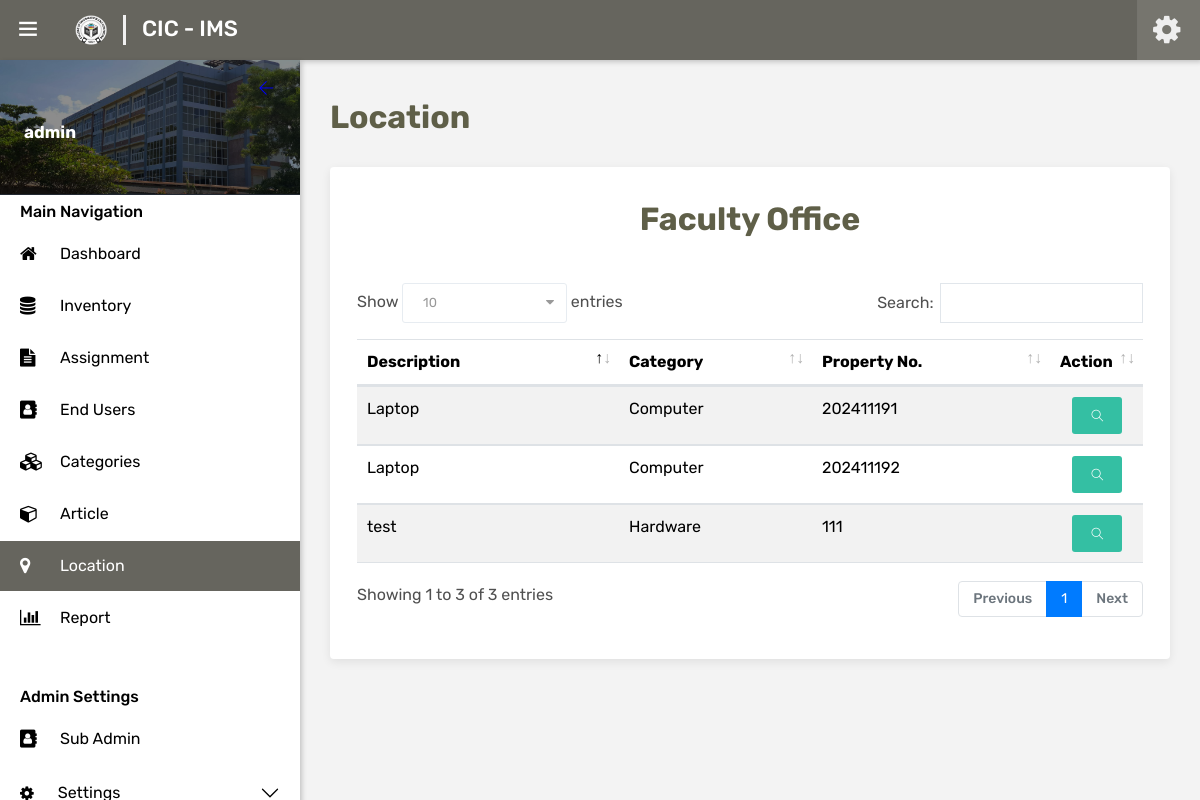
Page /admin/location-view.php?id=6 (signed in) on the earlier database version.
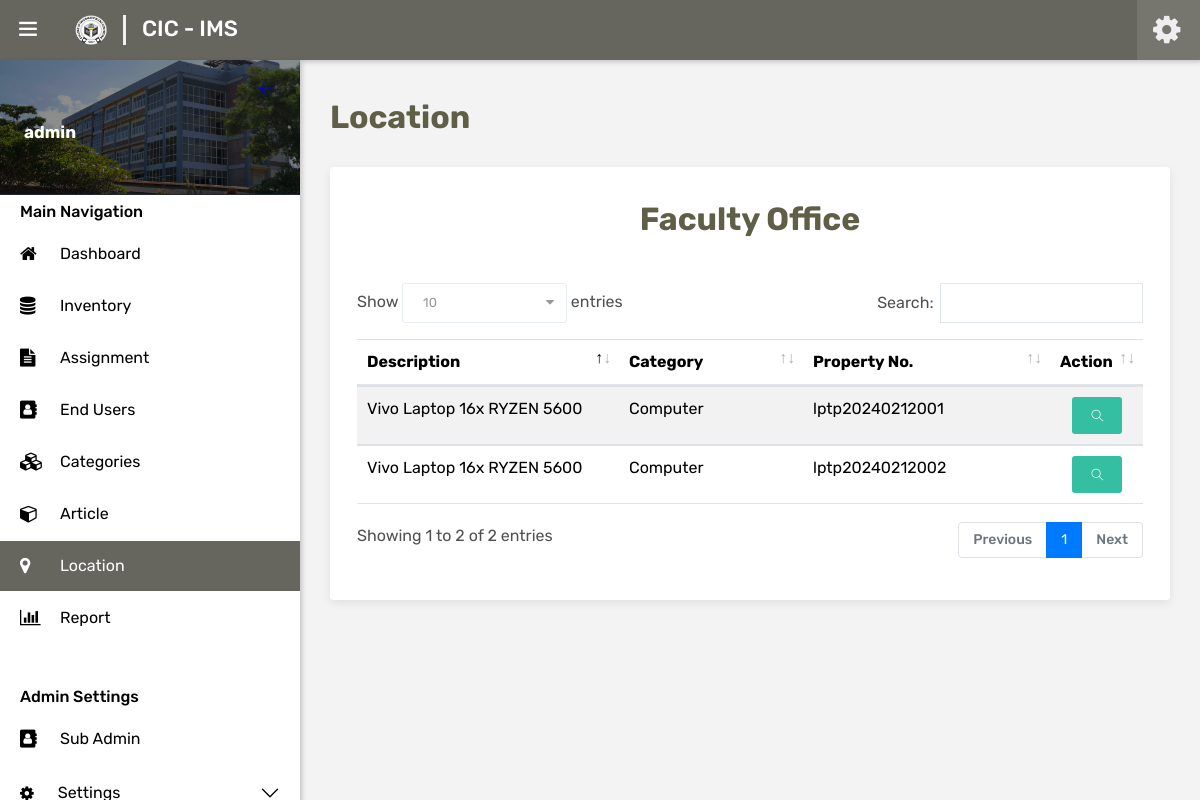
Same page on the later database version.
### tables this page shows
CREATE TABLE `inventory` (
  `inv_id` int(6) NOT NULL,
  `property_no` varchar(18) DEFAULT NULL,
  `category` int(3) DEFAULT NULL,
  `location` int(4) DEFAULT NULL,
  `article` int(4) DEFAULT NULL,
  `description` longtext NOT NULL,
  `qty_pcard` int(7) NOT NULL,
  `qty_pcount` int(7) NOT NULL,
  `unit` int(3) DEFAULT NULL,
  `unit_cost` double NOT NULL,
  `est_life` int(3) DEFAULT NULL,
  `acquisition_date` date DEFAULT NULL,
  `date_added` datetime NOT NULL DEFAULT current_timestamp(),
  `remark` int(3) DEFAULT NULL
);

CREATE TABLE `category` (
  `id` int(3) NOT NULL,
  `category_name` varchar(30) NOT NULL
);

### includes/session.php (called while the page is built, shortened)
<?php
    include('../global/model.php');
    $model = new Model();
    $account_id = $_SESSION['sess'];
    $userInfo = $model->getUserInfo($account_id);
?>

### global/model.php (called while the page is built, shortened)
<?php
	Class Model {
		private $server = "localhost";
		private $username = "root";
		private $password = "cicims";
		private $dbname = "cic_ims";
		private $conn;
		public function __construct() {
			try {
				$this->conn = new mysqli($this->server, $this->username, $this->password, $this->dbname);
			} catch (Exception $e) {
				echo "Connection failed" . $e->getMessage();
			}
		}
		public function getUserInfo($user_id) {
			$data = null;
			$query = "SELECT * FROM users WHERE id = ?";
			if ($stmt = $this->conn->prepare($query)) {
				$stmt->bind_param("i", $user_id);
				$stmt->execute();
				$result = $stmt->get_result();
				if ($result->num_rows > 0) {
					$data = $result->fetch_assoc();
				}
			}
			return $data;
		}
		public function getLocationDetailsById($location_id) {
			$query = "SELECT * FROM location WHERE id = ?";
			if ($stmt = $this->conn->prepare($query)) {
				$stmt->bind_param("i", $location_id);
				$stmt->execute();
				$result = $stmt->get_result();
				if ($row = $result->fetch_assoc()) {
					return $row;
				}
			}
			return null;
		}
		public function getInventoryLocations($location_id) {
			$data = null;
			$query = "SELECT i.*, l.*, c.*
					  FROM inventory i
					  LEFT JOIN location l ON i.location = l.id
					  LEFT JOIN category c ON i.category = c.id
					  WHERE i.location = ?";
			if ($stmt = $this->conn->prepare($query)) {
				$stmt->bind_param("i", $location_id);
				$stmt->execute();
				$result = $stmt->get_result();
				while ($row = $result->fetch_assoc()) {
					$data[] = $row;
				}
			}
			return $data;
		}
	}
?>

### admin/location-view.php (the view, shortened to what the changed rows need)
<?php include('../includes/session.php'); ?>
<?php
	if (isset($_GET['id'])) {
		$location_id = $_GET['id'];
		$locationDetail = $model->getLocationDetailsById($location_id);
		$locationName = $locationDetail['location_name'];
		$inventoryLocations = $model->getInventoryLocations($location_id);
	}
?>
<?php include('../includes/layouts/main-layouts/html-head.php') ?>
</head>
<body class="ttr-opened-sidebar ttr-pinned-sidebar" style="background-color: #F3F3F3;">
<?php include('../includes/layouts/main-layouts/ttr-header.php') ?>
		<nav class="ttr-sidebar-navi">
			<ul>
				<?php if($userInfo['role_id'] == 1): ?>
				<li class="" style="margin-top: 0px;">
					<div class="accordion accordion-flush" id="accordionSettings">
						<div class="accordion-item">
							<h2 class="accordion-header">
							<button class="accordion-button ps-3.5 py-1 collapsed" type="button" data-bs-toggle="collapse" data-bs-target="#collapseSettings" aria-expanded="true" aria-controls="collapseSettings" ><i class="fa fa-solid fa-gear me-2 pe-3" aria-hidden="true"></i>
							Settings
							</button>
							</h2>
				</li>
				<?php endif; ?>
			</ul>
		</nav>
	</div>
</div>
<main class="ttr-wrapper" style="background-color: #F3F3F3;">
	<div class="container-fluid">
		<div class="ttr-main-header">
			<div class="float-left">
				<h2 class="title-head float-left">Location<span> </span></h2>
			</div><br><br><br>
		</div>
		<div class="widget-box">
			<div class="widget-inner">
				<div class="row" width="100%">
					<h2 class="text-center"><?php echo $locationName ?></h2>
					<div class="table-responsive">
						<table id="table" class="table table-striped table-hover" style="width:100%">
							<thead>
								<tr>
									<th class="col-4">Description</th>
									<th>Category</th>
									<th>Property No.</th>
									<th class="col-1">Action</th>
								</tr>
							</thead>
							<tbody>
								<?php if(!empty($inventoryLocations)): ?>
									<?php foreach ($inventoryLocations as $invloc_row): ?>
									<tr>
										<td>
											<?php
												$words = explode(' ', $invloc_row['description']);
												echo implode(' ', array_slice($words, 0, 7));
											?>
										</td>
										<td><?php echo $invloc_row['category_name']; ?></td>
										<td><?php echo $invloc_row['property_no']; ?></td>
										<td>
											<center>
												<button id="<?php echo $ics_id;?>" onclick="window.location.href='inventory-view.php?id=<?php echo $invloc_row['inv_id']; ?>'" type="submit" name="view" class="btn green" style="width: 50px; height: 37px;">
													<span data-toggle="tooltip">
														<i class="ti-search" style="font-size: 12px;"></i>
													</span>
												</button>
										</center>
										</td>
									</tr>
									<?php endforeach; ?>
								<?php endif; ?>
							</tbody>
						</table>
					</div>
				</div>
			</div>
		</div>
	</div>
</main>
</body>
</html>

Differences in the rows shown:
removed inventory: description "Laptop", category.category_name "Computer", property_no "202411191"
removed inventory: description "Laptop", category.category_name "Computer", property_no "202411192"
removed inventory: description "test", category.category_name "Hardware", property_no "111"
added inventory: description "Vivo Laptop 16x RYZEN 5600", category.category_name "Computer", property_no "lptp20240212001", $invloc_row['inv_id'] 50 (drawn)
added inventory: description "Vivo Laptop 16x RYZEN 5600", category.category_name "Computer", property_no "lptp20240212002"
Other differences:
text written by a page script: "Show 10 entries Search: Showing 1 to 3 of 3 entries Previous 1 Next" → "Show 10 entries Search: Showing 1 to 2 of 2 entries Previous 1 Next"
